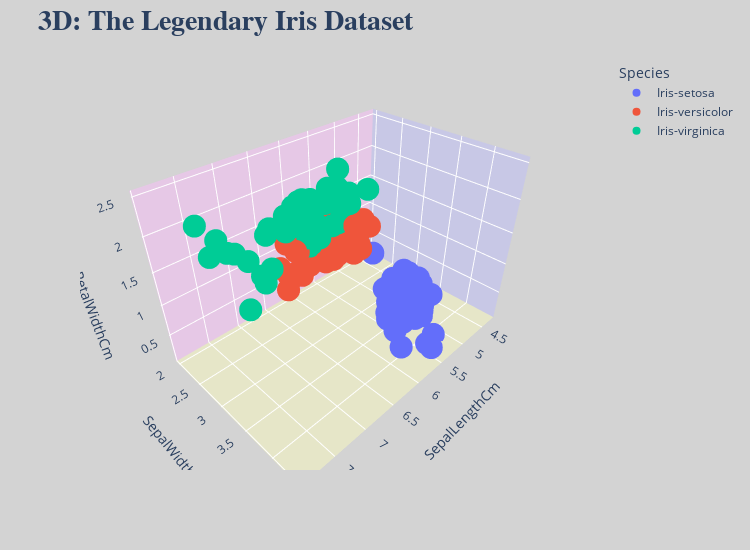

Write notebook code for a chart like this one.
### Code cell
fig = px.scatter_3d(df, x='SepalLengthCm', y='SepalWidthCm', z='PetalWidthCm',
                    color='Species')
fig.update_layout(title='<b>3D: The Legendary Iris Dataset <b>',
                  titlefont=dict({'size':28, 'family': 'Courier New'}),
                  template='plotly',
                  paper_bgcolor='lightgray',
                  width=750, height=550,
                 )
fig.update_layout(scene = dict(
                    xaxis = dict(
                         backgroundcolor="rgb(200, 200, 230)",
                         gridcolor="white",
                         showbackground=True,
                         zerolinecolor="black",),
                    yaxis = dict(
                        backgroundcolor="rgb(230, 200,230)",
                        gridcolor="white",
                        showbackground=True,
                        zerolinecolor="black"),
                    zaxis = dict(
                        backgroundcolor="rgb(230, 230,200)",
                        gridcolor="white",
                        showbackground=True,
                        zerolinecolor="black"),
                              ),
                  )
fig.show()

### Figure 1 — Plotly figure (JSON) as saved in the notebook; plotly's stock layout.template omitted (floating-point values rounded to 4 significant figures)
{"data": [{"hovertemplate": "Species=Iris-setosa<br>SepalLengthCm=%{x}<br>SepalWidthCm=%{y}<br>PetalWidthCm=%{z}<extra></extra>", "legendgroup": "Iris-setosa", "marker": {"color": "#636efa", "symbol": "circle"}, "mode": "markers", "name": "Iris-setosa", "scene": "scene", "showlegend": true, "x": [5.1, 4.9, 4.7, 4.6, 5, 5.4, 4.6, 5, 4.4, 4.9, 5.4, 4.8, 4.8, 4.3, 5.8, 5.7, 5.4, 5.1, 5.7, 5.1, 5.4, 5.1, 4.6, 5.1, 4.8, 5, 5, 5.2, 5.2, 4.7, 4.8, 5.4, 5.2, 5.5, 4.9, 5, 5.5, 4.9, 4.4, 5.1, 5, 4.5, 4.4, 5, 5.1, 4.8, 5.1, 4.6, 5.3, 5], "y": [3.5, 3, 3.2, 3.1, 3.6, 3.9, 3.4, 3.4, 2.9, 3.1, 3.7, 3.4, 3, 3, 4, 4.4, 3.9, 3.5, 3.8, 3.8, 3.4, 3.7, 3.6, 3.3, 3.4, 3, 3.4, 3.5, 3.4, 3.2, 3.1, 3.4, 4.1, 4.2, 3.1, 3.2, 3.5, 3.1, 3, 3.4, 3.5, 2.3, 3.2, 3.5, 3.8, 3, 3.8, 3.2, 3.7, 3.3], "z": [0.2, 0.2, 0.2, 0.2, 0.2, 0.4, 0.3, 0.2, 0.2, 0.1, 0.2, 0.2, 0.1, 0.1, 0.2, 0.4, 0.4, 0.3, 0.3, 0.3, 0.2, 0.4, 0.2, 0.5, 0.2, 0.2, 0.4, 0.2, 0.2, 0.2, 0.2, 0.4, 0.1, 0.2, 0.1, 0.2, 0.2, 0.1, 0.2, 0.2, 0.3, 0.3, 0.2, 0.6, 0.4, 0.3, 0.2, 0.2, 0.2, 0.2], "type": "scatter3d"}, {"hovertemplate": "Species=Iris-versicolor<br>SepalLengthCm=%{x}<br>SepalWidthCm=%{y}<br>PetalWidthCm=%{z}<extra></extra>", "legendgroup": "Iris-versicolor", "marker": {"color": "#EF553B", "symbol": "circle"}, "mode": "markers", "name": "Iris-versicolor", "scene": "scene", "showlegend": true, "x": [7, 6.4, 6.9, 5.5, 6.5, 5.7, 6.3, 4.9, 6.6, 5.2, 5, 5.9, 6, 6.1, 5.6, 6.7, 5.6, 5.8, 6.2, 5.6, 5.9, 6.1, 6.3, 6.1, 6.4, 6.6, 6.8, 6.7, 6, 5.7, 5.5, 5.5, 5.8, 6, 5.4, 6, 6.7, 6.3, 5.6, 5.5, 5.5, 6.1, 5.8, 5, 5.6, 5.7, 5.7, 6.2, 5.1, 5.7], "y": [3.2, 3.2, 3.1, 2.3, 2.8, 2.8, 3.3, 2.4, 2.9, 2.7, 2, 3, 2.2, 2.9, 2.9, 3.1, 3, 2.7, 2.2, 2.5, 3.2, 2.8, 2.5, 2.8, 2.9, 3, 2.8, 3, 2.9, 2.6, 2.4, 2.4, 2.7, 2.7, 3, 3.4, 3.1, 2.3, 3, 2.5, 2.6, 3, 2.6, 2.3, 2.7, 3, 2.9, 2.9, 2.5, 2.8], "z": [1.4, 1.5, 1.5, 1.3, 1.5, 1.3, 1.6, 1, 1.3, 1.4, 1, 1.5, 1, 1.4, 1.3, 1.4, 1.5, 1, 1.5, 1.1, 1.8, 1.3, 1.5, 1.2, 1.3, 1.4, 1.4, 1.7, 1.5, 1, 1.1, 1, 1.2, 1.6, 1.5, 1.6, 1.5, 1.3, 1.3, 1.3, 1.2, 1.4, 1.2, 1, 1.3, 1.2, 1.3, 1.3, 1.1, 1.3], "type": "scatter3d"}, {"hovertemplate": "Species=Iris-virginica<br>SepalLengthCm=%{x}<br>SepalWidthCm=%{y}<br>PetalWidthCm=%{z}<extra></extra>", "legendgroup": "Iris-virginica", "marker": {"color": "#00cc96", "symbol": "circle"}, "mode": "markers", "name": "Iris-virginica", "scene": "scene", "showlegend": true, "x": [6.3, 5.8, 7.1, 6.3, 6.5, 7.6, 4.9, 7.3, 6.7, 7.2, 6.5, 6.4, 6.8, 5.7, 5.8, 6.4, 6.5, 7.7, 7.7, 6, 6.9, 5.6, 7.7, 6.3, 6.7, 7.2, 6.2, 6.1, 6.4, 7.2, 7.4, 7.9, 6.4, 6.3, 6.1, 7.7, 6.3, 6.4, 6, 6.9, 6.7, 6.9, 5.8, 6.8, 6.7, 6.7, 6.3, 6.5, 6.2, 5.9], "y": [3.3, 2.7, 3, 2.9, 3, 3, 2.5, 2.9, 2.5, 3.6, 3.2, 2.7, 3, 2.5, 2.8, 3.2, 3, 3.8, 2.6, 2.2, 3.2, 2.8, 2.8, 2.7, 3.3, 3.2, 2.8, 3, 2.8, 3, 2.8, 3.8, 2.8, 2.8, 2.6, 3, 3.4, 3.1, 3, 3.1, 3.1, 3.1, 2.7, 3.2, 3.3, 3, 2.5, 3, 3.4, 3], "z": [2.5, 1.9, 2.1, 1.8, 2.2, 2.1, 1.7, 1.8, 1.8, 2.5, 2, 1.9, 2.1, 2, 2.4, 2.3, 1.8, 2.2, 2.3, 1.5, 2.3, 2, 2, 1.8, 2.1, 1.8, 1.8, 1.8, 2.1, 1.6, 1.9, 2, 2.2, 1.5, 1.4, 2.3, 2.4, 1.8, 1.8, 2.1, 2.4, 2.3, 1.9, 2.3, 2.5, 2.3, 1.9, 2, 2.3, 1.8], "type": "scatter3d"}], "layout": {"scene": {"domain": {"x": [0, 1], "y": [0, 1]}, "xaxis": {"title": {"text": "SepalLengthCm"}, "backgroundcolor": "rgb(200, 200, 230)", "gridcolor": "white", "showbackground": true, "zerolinecolor": "black"}, "yaxis": {"title": {"text": "SepalWidthCm"}, "backgroundcolor": "rgb(230, 200,230)", "gridcolor": "white", "showbackground": true, "zerolinecolor": "black"}, "zaxis": {"title": {"text": "PetalWidthCm"}, "backgroundcolor": "rgb(230, 230,200)", "gridcolor": "white", "showbackground": true, "zerolinecolor": "black"}}, "legend": {"title": {"text": "Species"}, "tracegroupgap": 0}, "margin": {"t": 60}, "title": {"text": "<b>3D: The Legendary Iris Dataset <b>", "font": {"size": 28, "family": "Courier New"}}, "paper_bgcolor": "lightgray", "width": 750, "height": 550}}
